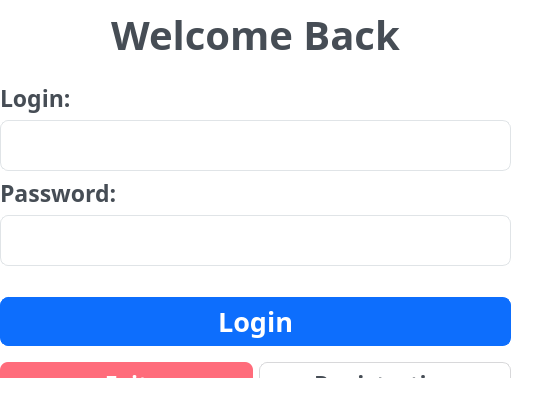
<?xml version="1.0" encoding="UTF-8"?>
<ui version="4.0">
 <class>MainWindow</class>
 <widget class="QMainWindow" name="MainWindow">
  <property name="geometry">
   <rect>
    <x>0</x>
    <y>0</y>
    <width>533</width>
    <height>400</height>
   </rect>
  </property>
  <property name="sizePolicy">
   <sizepolicy hsizetype="Expanding" vsizetype="Expanding">
    <horstretch>0</horstretch>
    <verstretch>0</verstretch>
   </sizepolicy>
  </property>
  <property name="minimumSize">
   <size>
    <width>533</width>
    <height>400</height>
   </size>
  </property>
  <property name="windowTitle">
   <string>MainWindow</string>
  </property>
  <property name="styleSheet">
   <string notr="true">QWidget {
  background-color: #fff;
}
QLabel {
  color: #464d55;
  font-weight: 600;
}
QLabel#heading {
  color: #0f1925;
  font-size: 18px;
  margin-bottom: 10px;
}

QLabel#subheading {
  color: #0f1925;
  font-size: 12px;
  font-weight: normal;
  margin-bottom: 10px;
}
QLineEdit {
color: black;
  border-radius: 8px;
  border: 1px solid #e0e4e7;
  padding: 5px 15px;
}

QLineEdit:focus {
  border: 1px solid #d0e3ff;
}

QLineEdit::placeholder {
  color: #767e89;
}
QPushButton {
  background-color: #0d6efd;
  color: #fff;
  font-weight: 600;
  border-radius: 8px;
  border: 1px solid #0d6efd;
  padding: 5px 15px;
  margin-top: 10px;
  outline: 0px;
}
QPushButton:hover,
QPushButton:focus {
  background-color: #0b5ed7;
  border: 3px solid #9ac3fe;
}</string>
  </property>
  <widget class="QWidget" name="centralwidget">
   <property name="sizePolicy">
    <sizepolicy hsizetype="Expanding" vsizetype="Expanding">
     <horstretch>0</horstretch>
     <verstretch>0</verstretch>
    </sizepolicy>
   </property>
   <property name="minimumSize">
    <size>
     <width>513</width>
     <height>400</height>
    </size>
   </property>
   <widget class="QWidget" name="widget" native="true">
    <property name="geometry">
     <rect>
      <x>0</x>
      <y>0</y>
      <width>513</width>
      <height>250</height>
     </rect>
    </property>
    <property name="sizePolicy">
     <sizepolicy hsizetype="Expanding" vsizetype="Expanding">
      <horstretch>0</horstretch>
      <verstretch>0</verstretch>
     </sizepolicy>
    </property>
    <property name="minimumSize">
     <size>
      <width>513</width>
      <height>250</height>
     </size>
    </property>
    <layout class="QVBoxLayout" name="verticalLayout">
     <property name="sizeConstraint">
      <enum>QLayout::SetFixedSize</enum>
     </property>
     <item>
      <spacer name="verticalSpacer">
       <property name="orientation">
        <enum>Qt::Vertical</enum>
       </property>
       <property name="sizeHint" stdset="0">
        <size>
         <width>511</width>
         <height>7</height>
        </size>
       </property>
      </spacer>
     </item>
     <item>
      <widget class="QLabel" name="label">
       <property name="sizePolicy">
        <sizepolicy hsizetype="Expanding" vsizetype="Expanding">
         <horstretch>0</horstretch>
         <verstretch>0</verstretch>
        </sizepolicy>
       </property>
       <property name="font">
        <font>
         <family>Quicksand</family>
         <pointsize>30</pointsize>
         <bold>true</bold>
        </font>
       </property>
       <property name="layoutDirection">
        <enum>Qt::LeftToRight</enum>
       </property>
       <property name="text">
        <string>Welcome Back</string>
       </property>
       <property name="alignment">
        <set>Qt::AlignCenter</set>
       </property>
      </widget>
     </item>
     <item>
      <spacer name="verticalSpacer_2">
       <property name="orientation">
        <enum>Qt::Vertical</enum>
       </property>
       <property name="sizeHint" stdset="0">
        <size>
         <width>511</width>
         <height>14</height>
        </size>
       </property>
      </spacer>
     </item>
     <item>
      <widget class="QLabel" name="label_Login">
       <property name="sizePolicy">
        <sizepolicy hsizetype="Expanding" vsizetype="Expanding">
         <horstretch>0</horstretch>
         <verstretch>0</verstretch>
        </sizepolicy>
       </property>
       <property name="minimumSize">
        <size>
         <width>0</width>
         <height>0</height>
        </size>
       </property>
       <property name="font">
        <font>
         <family>Quicksand</family>
         <pointsize>17</pointsize>
         <bold>true</bold>
        </font>
       </property>
       <property name="autoFillBackground">
        <bool>false</bool>
       </property>
       <property name="text">
        <string>Login:</string>
       </property>
       <property name="alignment">
        <set>Qt::AlignLeading|Qt::AlignLeft|Qt::AlignVCenter</set>
       </property>
      </widget>
     </item>
     <item>
      <layout class="QHBoxLayout" name="horizontalLayout_Login">
       <item>
        <widget class="QLineEdit" name="lineEdit_Login">
         <property name="sizePolicy">
          <sizepolicy hsizetype="Expanding" vsizetype="Expanding">
           <horstretch>0</horstretch>
           <verstretch>0</verstretch>
          </sizepolicy>
         </property>
         <property name="minimumSize">
          <size>
           <width>315</width>
           <height>0</height>
          </size>
         </property>
         <property name="font">
          <font>
           <family>Quicksand</family>
           <pointsize>20</pointsize>
          </font>
         </property>
         <property name="whatsThis">
          <string>Логин</string>
         </property>
         <property name="styleSheet">
          <string notr="true"/>
         </property>
         <property name="text">
          <string/>
         </property>
         <property name="alignment">
          <set>Qt::AlignLeading|Qt::AlignLeft|Qt::AlignVCenter</set>
         </property>
        </widget>
       </item>
      </layout>
     </item>
     <item>
      <widget class="QLabel" name="label_Password">
       <property name="sizePolicy">
        <sizepolicy hsizetype="Expanding" vsizetype="Expanding">
         <horstretch>0</horstretch>
         <verstretch>0</verstretch>
        </sizepolicy>
       </property>
       <property name="minimumSize">
        <size>
         <width>0</width>
         <height>0</height>
        </size>
       </property>
       <property name="font">
        <font>
         <family>Quicksand</family>
         <pointsize>17</pointsize>
         <bold>true</bold>
        </font>
       </property>
       <property name="text">
        <string>Password:</string>
       </property>
       <property name="alignment">
        <set>Qt::AlignLeading|Qt::AlignLeft|Qt::AlignVCenter</set>
       </property>
      </widget>
     </item>
     <item>
      <layout class="QHBoxLayout" name="horizontalLayout_Password">
       <item>
        <widget class="QLineEdit" name="lineEdit_Password">
         <property name="sizePolicy">
          <sizepolicy hsizetype="Expanding" vsizetype="Expanding">
           <horstretch>0</horstretch>
           <verstretch>0</verstretch>
          </sizepolicy>
         </property>
         <property name="minimumSize">
          <size>
           <width>315</width>
           <height>0</height>
          </size>
         </property>
         <property name="font">
          <font>
           <family>Quicksand</family>
           <pointsize>20</pointsize>
          </font>
         </property>
         <property name="echoMode">
          <enum>QLineEdit::Password</enum>
         </property>
         <property name="alignment">
          <set>Qt::AlignLeading|Qt::AlignLeft|Qt::AlignVCenter</set>
         </property>
        </widget>
       </item>
      </layout>
     </item>
     <item>
      <spacer name="verticalSpacer_4">
       <property name="orientation">
        <enum>Qt::Vertical</enum>
       </property>
       <property name="sizeHint" stdset="0">
        <size>
         <width>511</width>
         <height>15</height>
        </size>
       </property>
      </spacer>
     </item>
     <item>
      <widget class="QPushButton" name="pushButton_Log">
       <property name="sizePolicy">
        <sizepolicy hsizetype="Expanding" vsizetype="Expanding">
         <horstretch>0</horstretch>
         <verstretch>0</verstretch>
        </sizepolicy>
       </property>
       <property name="minimumSize">
        <size>
         <width>0</width>
         <height>0</height>
        </size>
       </property>
       <property name="font">
        <font>
         <family>Quicksand</family>
         <pointsize>20</pointsize>
         <bold>true</bold>
        </font>
       </property>
       <property name="text">
        <string>Login</string>
       </property>
      </widget>
     </item>
     <item>
      <layout class="QHBoxLayout" name="horizontalLayout">
       <item>
        <widget class="QPushButton" name="pushButton_Exit">
         <property name="sizePolicy">
          <sizepolicy hsizetype="Expanding" vsizetype="Expanding">
           <horstretch>0</horstretch>
           <verstretch>0</verstretch>
          </sizepolicy>
         </property>
         <property name="minimumSize">
          <size>
           <width>0</width>
           <height>0</height>
          </size>
         </property>
         <property name="font">
          <font>
           <family>Quicksand</family>
           <pointsize>17</pointsize>
           <bold>true</bold>
          </font>
         </property>
         <property name="autoFillBackground">
          <bool>false</bool>
         </property>
         <property name="styleSheet">
          <string notr="true">QPushButton {
background-color: rgb(255, 108, 123);
border: 0px;
}</string>
         </property>
         <property name="text">
          <string>Exit</string>
         </property>
        </widget>
       </item>
       <item>
        <widget class="QPushButton" name="pushButton_Reg">
         <property name="sizePolicy">
          <sizepolicy hsizetype="Expanding" vsizetype="Expanding">
           <horstretch>0</horstretch>
           <verstretch>0</verstretch>
          </sizepolicy>
         </property>
         <property name="minimumSize">
          <size>
           <width>150</width>
           <height>0</height>
          </size>
         </property>
         <property name="font">
          <font>
           <family>Quicksand</family>
           <pointsize>17</pointsize>
           <bold>true</bold>
          </font>
         </property>
         <property name="styleSheet">
          <string notr="true">QPushButton {
background-color: rgb(255, 255, 255);
color: rgb(70, 77, 85);
border: 1px solid rgb(216, 216, 218);
}</string>
         </property>
         <property name="text">
          <string>Registration</string>
         </property>
        </widget>
       </item>
      </layout>
     </item>
     <item>
      <spacer name="verticalSpacer_3">
       <property name="orientation">
        <enum>Qt::Vertical</enum>
       </property>
       <property name="sizeHint" stdset="0">
        <size>
         <width>511</width>
         <height>14</height>
        </size>
       </property>
      </spacer>
     </item>
    </layout>
   </widget>
  </widget>
  <widget class="QMenuBar" name="menubar">
   <property name="geometry">
    <rect>
     <x>0</x>
     <y>0</y>
     <width>533</width>
     <height>22</height>
    </rect>
   </property>
  </widget>
  <widget class="QStatusBar" name="statusbar"/>
 </widget>
 <resources/>
 <connections/>
</ui>
